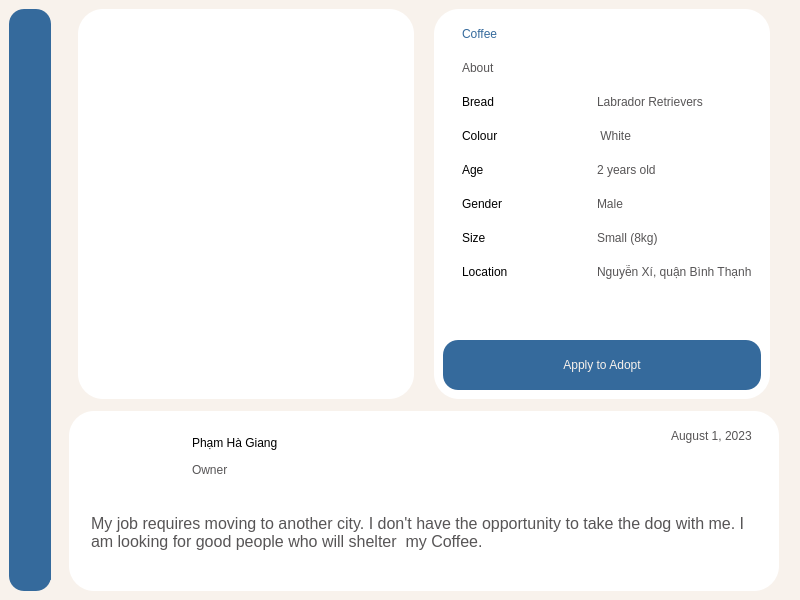
<?xml version="1.0" encoding="UTF-8"?>
<ui version="4.0">
 <class>MainWindow</class>
 <widget class="QMainWindow" name="MainWindow">
  <property name="geometry">
   <rect>
    <x>0</x>
    <y>0</y>
    <width>800</width>
    <height>600</height>
   </rect>
  </property>
  <property name="minimumSize">
   <size>
    <width>0</width>
    <height>0</height>
   </size>
  </property>
  <property name="maximumSize">
   <size>
    <width>16777215</width>
    <height>16777215</height>
   </size>
  </property>
  <property name="windowTitle">
   <string>MainWindow</string>
  </property>
  <property name="styleSheet">
   <string notr="true">background-color: #F8F2EC;</string>
  </property>
  <widget class="QWidget" name="centralwidget">
   <layout class="QHBoxLayout" name="horizontalLayout">
    <item>
     <widget class="QWidget" name="widget" native="true">
      <property name="minimumSize">
       <size>
        <width>42</width>
        <height>0</height>
       </size>
      </property>
      <property name="maximumSize">
       <size>
        <width>42</width>
        <height>16777215</height>
       </size>
      </property>
      <property name="styleSheet">
       <string notr="true">background-color: #356a9c;
border-radius: 15px;</string>
      </property>
      <layout class="QVBoxLayout" name="verticalLayout_3">
       <item>
        <widget class="QWidget" name="widget_8" native="true">
         <widget class="QLabel" name="label_7">
          <property name="geometry">
           <rect>
            <x>1</x>
            <y>11</y>
            <width>20</width>
            <height>20</height>
           </rect>
          </property>
          <property name="text">
           <string/>
          </property>
          <property name="pixmap">
           <pixmap>../img/icons8-cat-profile-64.png</pixmap>
          </property>
          <property name="scaledContents">
           <bool>true</bool>
          </property>
         </widget>
         <widget class="QLabel" name="label_8">
          <property name="geometry">
           <rect>
            <x>1</x>
            <y>41</y>
            <width>20</width>
            <height>20</height>
           </rect>
          </property>
          <property name="text">
           <string/>
          </property>
          <property name="pixmap">
           <pixmap>../img/icons8-cart-64.png</pixmap>
          </property>
          <property name="scaledContents">
           <bool>true</bool>
          </property>
         </widget>
         <widget class="QLabel" name="label_9">
          <property name="geometry">
           <rect>
            <x>1</x>
            <y>70</y>
            <width>20</width>
            <height>20</height>
           </rect>
          </property>
          <property name="text">
           <string/>
          </property>
          <property name="pixmap">
           <pixmap>../img/icons8-clinic-64.png</pixmap>
          </property>
          <property name="scaledContents">
           <bool>true</bool>
          </property>
         </widget>
        </widget>
       </item>
       <item>
        <widget class="QWidget" name="widget_9" native="true">
         <property name="minimumSize">
          <size>
           <width>40</width>
           <height>40</height>
          </size>
         </property>
         <property name="maximumSize">
          <size>
           <width>40</width>
           <height>40</height>
          </size>
         </property>
         <widget class="QLabel" name="label_6">
          <property name="geometry">
           <rect>
            <x>2</x>
            <y>13</y>
            <width>20</width>
            <height>20</height>
           </rect>
          </property>
          <property name="text">
           <string/>
          </property>
          <property name="pixmap">
           <pixmap>../img/icons8-settings-50.png</pixmap>
          </property>
          <property name="scaledContents">
           <bool>true</bool>
          </property>
         </widget>
        </widget>
       </item>
      </layout>
     </widget>
    </item>
    <item>
     <widget class="QWidget" name="widget_3" native="true">
      <layout class="QHBoxLayout" name="horizontalLayout_2">
       <property name="leftMargin">
        <number>12</number>
       </property>
       <property name="topMargin">
        <number>0</number>
       </property>
       <property name="rightMargin">
        <number>12</number>
       </property>
       <property name="bottomMargin">
        <number>0</number>
       </property>
       <item>
        <widget class="QWidget" name="widget_4" native="true">
         <layout class="QVBoxLayout" name="verticalLayout">
          <property name="leftMargin">
           <number>0</number>
          </property>
          <property name="topMargin">
           <number>0</number>
          </property>
          <property name="rightMargin">
           <number>0</number>
          </property>
          <property name="bottomMargin">
           <number>0</number>
          </property>
          <item>
           <widget class="QWidget" name="widget_2" native="true">
            <layout class="QHBoxLayout" name="horizontalLayout_3">
             <property name="spacing">
              <number>20</number>
             </property>
             <property name="topMargin">
              <number>0</number>
             </property>
             <property name="bottomMargin">
              <number>6</number>
             </property>
             <item>
              <widget class="QWidget" name="widget_7" native="true">
               <property name="maximumSize">
                <size>
                 <width>400</width>
                 <height>16777215</height>
                </size>
               </property>
               <property name="styleSheet">
                <string notr="true">background-color: white;
border-radius: 25px;</string>
               </property>
               <layout class="QVBoxLayout" name="verticalLayout_10">
                <property name="spacing">
                 <number>12</number>
                </property>
                <property name="topMargin">
                 <number>20</number>
                </property>
                <property name="bottomMargin">
                 <number>20</number>
                </property>
                <item alignment="Qt::AlignLeft|Qt::AlignTop">
                 <widget class="QPushButton" name="btn_back">
                  <property name="maximumSize">
                   <size>
                    <width>16</width>
                    <height>16</height>
                   </size>
                  </property>
                  <property name="cursor">
                   <cursorShape>PointingHandCursor</cursorShape>
                  </property>
                  <property name="text">
                   <string/>
                  </property>
                  <property name="icon">
                   <iconset>
                    <normaloff>../img/icons8-back-64.png</normaloff>../img/icons8-back-64.png</iconset>
                  </property>
                  <property name="iconSize">
                   <size>
                    <width>24</width>
                    <height>24</height>
                   </size>
                  </property>
                 </widget>
                </item>
                <item alignment="Qt::AlignHCenter|Qt::AlignTop">
                 <widget class="QLabel" name="label">
                  <property name="maximumSize">
                   <size>
                    <width>300</width>
                    <height>220</height>
                   </size>
                  </property>
                  <property name="styleSheet">
                   <string notr="true">border-radius: 20px;</string>
                  </property>
                  <property name="text">
                   <string/>
                  </property>
                  <property name="pixmap">
                   <pixmap>../img/photo-1611003228941-98852ba62227.jpg</pixmap>
                  </property>
                  <property name="scaledContents">
                   <bool>true</bool>
                  </property>
                 </widget>
                </item>
                <item>
                 <widget class="QWidget" name="widget_17" native="true"/>
                </item>
               </layout>
              </widget>
             </item>
             <item>
              <widget class="QWidget" name="widget_6" native="true">
               <property name="styleSheet">
                <string notr="true">background-color: white;
border-radius: 25px;</string>
               </property>
               <layout class="QVBoxLayout" name="verticalLayout_2">
                <item>
                 <widget class="QWidget" name="widget_10" native="true">
                  <layout class="QHBoxLayout" name="horizontalLayout_5">
                   <property name="spacing">
                    <number>0</number>
                   </property>
                   <property name="leftMargin">
                    <number>10</number>
                   </property>
                   <property name="topMargin">
                    <number>0</number>
                   </property>
                   <property name="rightMargin">
                    <number>0</number>
                   </property>
                   <property name="bottomMargin">
                    <number>0</number>
                   </property>
                   <item alignment="Qt::AlignTop">
                    <widget class="QWidget" name="widget_11" native="true">
                     <property name="maximumSize">
                      <size>
                       <width>200</width>
                       <height>294</height>
                      </size>
                     </property>
                     <layout class="QVBoxLayout" name="verticalLayout_4">
                      <property name="spacing">
                       <number>20</number>
                      </property>
                      <property name="topMargin">
                       <number>9</number>
                      </property>
                      <property name="bottomMargin">
                       <number>9</number>
                      </property>
                      <item>
                       <widget class="QLabel" name="label_2">
                        <property name="styleSheet">
                         <string notr="true">font: 600 16pt &quot;Bahnschrift&quot;;
color: #356a9c;</string>
                        </property>
                        <property name="text">
                         <string>Coffee</string>
                        </property>
                       </widget>
                      </item>
                      <item>
                       <widget class="QLabel" name="label_3">
                        <property name="styleSheet">
                         <string notr="true">font: 500 14pt &quot;Bahnschrift&quot;;
color: #575556;</string>
                        </property>
                        <property name="text">
                         <string>About</string>
                        </property>
                       </widget>
                      </item>
                      <item>
                       <widget class="QLabel" name="label_4">
                        <property name="styleSheet">
                         <string notr="true">font: 11pt &quot;Bahnschrift&quot;;
color: black;</string>
                        </property>
                        <property name="text">
                         <string>Bread</string>
                        </property>
                       </widget>
                      </item>
                      <item>
                       <widget class="QLabel" name="label_5">
                        <property name="styleSheet">
                         <string notr="true">font: 11pt &quot;Bahnschrift&quot;;
color: black;</string>
                        </property>
                        <property name="text">
                         <string>Colour</string>
                        </property>
                       </widget>
                      </item>
                      <item>
                       <widget class="QLabel" name="label_10">
                        <property name="styleSheet">
                         <string notr="true">font: 11pt &quot;Bahnschrift&quot;;
color: black;</string>
                        </property>
                        <property name="text">
                         <string>Age</string>
                        </property>
                       </widget>
                      </item>
                      <item>
                       <widget class="QLabel" name="label_11">
                        <property name="styleSheet">
                         <string notr="true">font: 11pt &quot;Bahnschrift&quot;;
color: black;</string>
                        </property>
                        <property name="text">
                         <string>Gender</string>
                        </property>
                       </widget>
                      </item>
                      <item>
                       <widget class="QLabel" name="label_12">
                        <property name="styleSheet">
                         <string notr="true">font: 11pt &quot;Bahnschrift&quot;;
color: black;</string>
                        </property>
                        <property name="text">
                         <string>Size</string>
                        </property>
                       </widget>
                      </item>
                      <item>
                       <widget class="QLabel" name="label_13">
                        <property name="styleSheet">
                         <string notr="true">font: 11pt &quot;Bahnschrift&quot;;
color: black;</string>
                        </property>
                        <property name="text">
                         <string>Location</string>
                        </property>
                       </widget>
                      </item>
                     </layout>
                    </widget>
                   </item>
                   <item alignment="Qt::AlignTop">
                    <widget class="QWidget" name="widget_12" native="true">
                     <layout class="QVBoxLayout" name="verticalLayout_5">
                      <property name="spacing">
                       <number>20</number>
                      </property>
                      <item>
                       <widget class="QLabel" name="label_18">
                        <property name="styleSheet">
                         <string notr="true">font: 600 16pt &quot;Bahnschrift&quot;;
color: white;</string>
                        </property>
                        <property name="text">
                         <string>hh</string>
                        </property>
                       </widget>
                      </item>
                      <item>
                       <widget class="QLabel" name="label_14">
                        <property name="styleSheet">
                         <string notr="true">font: 500 14pt &quot;Bahnschrift&quot;;
color: white;</string>
                        </property>
                        <property name="text">
                         <string>hh</string>
                        </property>
                       </widget>
                      </item>
                      <item>
                       <widget class="QLabel" name="label_21">
                        <property name="styleSheet">
                         <string notr="true">font: 11pt &quot;Bahnschrift&quot;;
color: #575556;</string>
                        </property>
                        <property name="text">
                         <string>Labrador Retrievers</string>
                        </property>
                       </widget>
                      </item>
                      <item>
                       <widget class="QLabel" name="label_15">
                        <property name="styleSheet">
                         <string notr="true">font: 11pt &quot;Bahnschrift&quot;;
color: #575556;</string>
                        </property>
                        <property name="text">
                         <string> White</string>
                        </property>
                       </widget>
                      </item>
                      <item>
                       <widget class="QLabel" name="label_20">
                        <property name="styleSheet">
                         <string notr="true">font: 11pt &quot;Bahnschrift&quot;;
color: #575556;</string>
                        </property>
                        <property name="text">
                         <string>2 years old</string>
                        </property>
                       </widget>
                      </item>
                      <item>
                       <widget class="QLabel" name="label_19">
                        <property name="styleSheet">
                         <string notr="true">font: 11pt &quot;Bahnschrift&quot;;
color: #575556;</string>
                        </property>
                        <property name="text">
                         <string>Male</string>
                        </property>
                       </widget>
                      </item>
                      <item>
                       <widget class="QLabel" name="label_17">
                        <property name="styleSheet">
                         <string notr="true">font: 11pt &quot;Bahnschrift&quot;;
color: #575556;</string>
                        </property>
                        <property name="text">
                         <string>Small (8kg)</string>
                        </property>
                       </widget>
                      </item>
                      <item>
                       <widget class="QLabel" name="label_16">
                        <property name="styleSheet">
                         <string notr="true">font: 11pt &quot;Bahnschrift&quot;;
color: #575556;</string>
                        </property>
                        <property name="text">
                         <string>Nguyễn Xí, quận Bình Thạnh</string>
                        </property>
                       </widget>
                      </item>
                     </layout>
                    </widget>
                   </item>
                  </layout>
                 </widget>
                </item>
                <item>
                 <widget class="QPushButton" name="pushButton">
                  <property name="maximumSize">
                   <size>
                    <width>350</width>
                    <height>50</height>
                   </size>
                  </property>
                  <property name="cursor">
                   <cursorShape>PointingHandCursor</cursorShape>
                  </property>
                  <property name="styleSheet">
                   <string notr="true">border-radius: 15px;
font: 600 16pt &quot;Bahnschrift&quot;;
background-color: #356a9c;
color: #F8F2EC;
padding-left: 20px;
padding-right: 20px;</string>
                  </property>
                  <property name="text">
                   <string>Apply to Adopt</string>
                  </property>
                 </widget>
                </item>
               </layout>
              </widget>
             </item>
            </layout>
           </widget>
          </item>
          <item>
           <widget class="QWidget" name="widget_5" native="true">
            <property name="maximumSize">
             <size>
              <width>16777215</width>
              <height>180</height>
             </size>
            </property>
            <property name="styleSheet">
             <string notr="true">background-color: white;
border-radius: 25px;</string>
            </property>
            <layout class="QVBoxLayout" name="verticalLayout_6">
             <property name="spacing">
              <number>0</number>
             </property>
             <item alignment="Qt::AlignTop">
              <widget class="QWidget" name="widget_13" native="true">
               <property name="maximumSize">
                <size>
                 <width>16777215</width>
                 <height>100</height>
                </size>
               </property>
               <layout class="QHBoxLayout" name="horizontalLayout_6">
                <property name="topMargin">
                 <number>0</number>
                </property>
                <item alignment="Qt::AlignTop">
                 <widget class="QPushButton" name="pushButton_2">
                  <property name="minimumSize">
                   <size>
                    <width>90</width>
                    <height>90</height>
                   </size>
                  </property>
                  <property name="maximumSize">
                   <size>
                    <width>90</width>
                    <height>90</height>
                   </size>
                  </property>
                  <property name="text">
                   <string/>
                  </property>
                  <property name="icon">
                   <iconset>
                    <normaloff>../img/chiHan.png</normaloff>../img/chiHan.png</iconset>
                  </property>
                  <property name="iconSize">
                   <size>
                    <width>80</width>
                    <height>80</height>
                   </size>
                  </property>
                 </widget>
                </item>
                <item>
                 <widget class="QWidget" name="widget_16" native="true">
                  <layout class="QVBoxLayout" name="verticalLayout_7">
                   <property name="spacing">
                    <number>0</number>
                   </property>
                   <item>
                    <widget class="QLabel" name="label_22">
                     <property name="styleSheet">
                      <string notr="true">font: 11pt &quot;Bahnschrift&quot;;
color: black;</string>
                     </property>
                     <property name="text">
                      <string>Phạm Hà Giang</string>
                     </property>
                    </widget>
                   </item>
                   <item>
                    <widget class="QLabel" name="label_23">
                     <property name="styleSheet">
                      <string notr="true">font: 11pt &quot;Bahnschrift&quot;;
color: #575556;</string>
                     </property>
                     <property name="text">
                      <string>Owner</string>
                     </property>
                    </widget>
                   </item>
                  </layout>
                 </widget>
                </item>
                <item>
                 <widget class="QWidget" name="widget_15" native="true">
                  <layout class="QVBoxLayout" name="verticalLayout_8">
                   <item alignment="Qt::AlignRight|Qt::AlignTop">
                    <widget class="QLabel" name="label_24">
                     <property name="styleSheet">
                      <string notr="true">font: 11pt &quot;Bahnschrift&quot;;
color: #575556;</string>
                     </property>
                     <property name="text">
                      <string>August 1, 2023</string>
                     </property>
                    </widget>
                   </item>
                  </layout>
                 </widget>
                </item>
               </layout>
              </widget>
             </item>
             <item alignment="Qt::AlignTop">
              <widget class="QWidget" name="widget_14" native="true">
               <layout class="QVBoxLayout" name="verticalLayout_9">
                <item>
                 <widget class="QTextBrowser" name="textBrowser">
                  <property name="styleSheet">
                   <string notr="true">font: 16pt &quot;Bahnschrift&quot;;
color: #575556;</string>
                  </property>
                  <property name="html">
                   <string>&lt;!DOCTYPE HTML PUBLIC &quot;-//W3C//DTD HTML 4.0//EN&quot; &quot;http://www.w3.org/TR/REC-html40/strict.dtd&quot;&gt;
&lt;html&gt;&lt;head&gt;&lt;meta name=&quot;qrichtext&quot; content=&quot;1&quot; /&gt;&lt;meta charset=&quot;utf-8&quot; /&gt;&lt;style type=&quot;text/css&quot;&gt;
p, li { white-space: pre-wrap; }
hr { height: 1px; border-width: 0; }
li.unchecked::marker { content: &quot;\2610&quot;; }
li.checked::marker { content: &quot;\2612&quot;; }
&lt;/style&gt;&lt;/head&gt;&lt;body style=&quot; font-family:'Bahnschrift'; font-size:16pt; font-weight:400; font-style:normal;&quot;&gt;
&lt;p style=&quot; margin-top:0px; margin-bottom:0px; margin-left:0px; margin-right:0px; -qt-block-indent:0; text-indent:0px;&quot;&gt;&lt;span style=&quot; font-family:'Segoe UI'; font-size:12pt;&quot;&gt;My job requires moving to another city. I don't have the opportunity to take the dog with me. I am looking for good people who will shelter  my Coffee.&lt;/span&gt;&lt;/p&gt;&lt;/body&gt;&lt;/html&gt;</string>
                  </property>
                 </widget>
                </item>
               </layout>
              </widget>
             </item>
            </layout>
           </widget>
          </item>
         </layout>
        </widget>
       </item>
      </layout>
     </widget>
    </item>
   </layout>
  </widget>
 </widget>
 <resources/>
 <connections/>
</ui>
